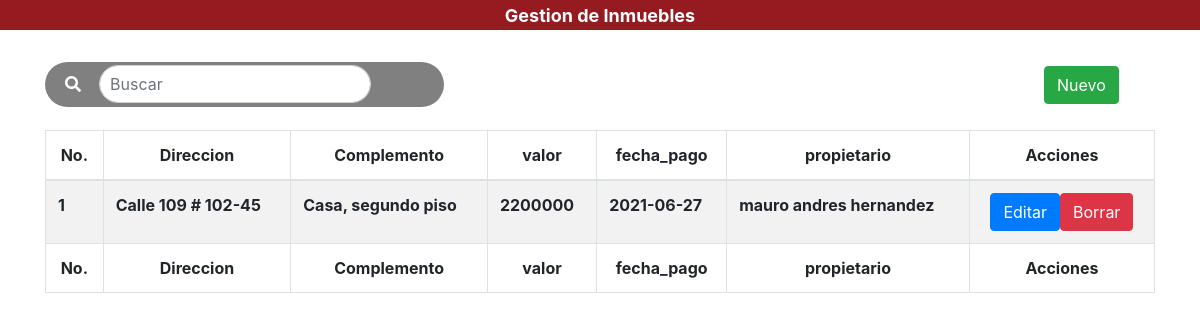
The page /SureManagment/vista/modulos/gestion_inmuebles/facturacion.php on the database its author committed.
### tables this page shows
CREATE TABLE `inmuebles_arriendo` (
  `id_inmueble` int(11) NOT NULL,
  `direccion` varchar(64) NOT NULL,
  `complemento` varchar(32) NOT NULL,
  `valor` bigint(20) NOT NULL,
  `fecha_pago` date NOT NULL,
  `id_propietario` int(11) DEFAULT NULL
);

CREATE TABLE `propietarios` (
  `id_propietario` int(11) NOT NULL,
  `nombres` varchar(64) NOT NULL,
  `apellidos` varchar(64) NOT NULL,
  `telefono` bigint(20) NOT NULL,
  `correo` varchar(64) NOT NULL
);

### SureManagment/vista/modulos/gestion_inmuebles/facturacion.php (the view, shortened to what this page needs)
<!doctype html>
<html lang="es">
  <head>
  </head>
  <body id="bodyp">
  <link rel='stylesheet' href='https://cdnjs.cloudflare.com/ajax/libs/font-awesome/5.12.1/css/all.min.css'>
    <link rel="stylesheet" href="../../../css/bootstrap.min.css">
    <link rel="stylesheet" href="../../../css/main.css">
    <link rel="stylesheet" type="text/css" href="../../../css/datatables.min.css"/>
    <link rel="stylesheet"  type="text/css" href="../../../css/dataTables.bootstrap4.min.css">
     <header>
         <h4 class="text-center text-light" style="background-color:#961b21;"><span style="background-color:rgba(0,0,0,0);" class="badge badge-danger">Gestion de Inmuebles</span></h4>
     </header>
    <br>
    <div class="container">
        <div class="row">
                <div class="col-lg-12">
                    <div class="table-responsive">
                    <div style="z-index:-1; position: absolute; width: 35%; height: 45px; border-radius:30px; background-color:grey;"></div><div class="buscarbtn" style="width:100%;background-color: rgba(68, 220, 38,0); display:inline-block; border-radius: 30px; padding-left: 20px; padding-right: 1px;"><i class="fas fa-search" style="color: white;"></i>&nbsp &nbsp <input placeholder="Buscar" style=" padding-left:10px;display: inline; border-radius: 30px; margin-top: 3px;margin-bottom: 3px; width: 100%; position: relative; margin-right: 1px;" class="form-control col-md-3 light-table-filter" data-table="order-table" id="searchh" type="text"></div> <br>
                    <div class="col-lg-12">
                          <button id="btnNuevo" type="button" class="btn btn-success" data-toggle="modal" style="position:absolute;left:90%;top:-40px;">Nuevo</button>
                    </div>
                    <br>
                        <table id="tablaPersonas" class="table table-striped table-bordered table-condensed order-table" style="width:100%">
                            <thead class="text-center">
                                <tr>
                                    <th>No.</th>
                                    <th>Direccion</th>
                                    <th>Complemento</th>
                                    <th>valor</th>
                                    <th>fecha_pago</th>
                                    <th>propietario</th>
                                    <th colspan="2">Acciones</th>
                                </tr>
                            </thead>
                                <?php
                                    $conn = mysqli_connect("localhost","root","","suremanagement");
                                    if ($conn -> connect_error){
                                        echo "Error en la conexion";
                                    }else{
                                        $consulta = mysqli_query($conn, "SELECT id_inmueble,direccion,complemento,valor,fecha_pago,nombres,apellidos,inmuebles_arriendo.doc_prop FROM inmuebles_arriendo INNER JOIN propietarios on inmuebles_arriendo.doc_prop = propietarios.doc_prop");
                                        while($reg = mysqli_fetch_array($consulta)){
                                            echo '<tr>
                                            <th>'.$reg['id_inmueble'].'</th>
                                            <th>'.$reg['direccion'].'</th>
                                            <th>'.$reg['complemento'].'</th>
                                            <th>'.$reg['valor'].'</th>
                                            <th>'.$reg['fecha_pago'].'</th>
                                            <th>'.$reg['nombres'].' '.$reg['apellidos'].'</th>
                                            <th><div class="text-center"><div class="btn-group"><form id="fused'.$reg['id_inmueble'].'"><input type="hidden" value="'.$reg['id_inmueble'].'"><input type="submit" value="Editar" class="btn btn-primary btnEditar" onclick="editus'.$reg['id_inmueble'].'()"></form><form id="fusel'.$reg['id_inmueble'].'"><input type="hidden" value="'.$reg['id_inmueble'].'"><input type="submit" onclick="delus'.$reg['id_inmueble'].'" value="Borrar"class="btn btn-danger btnBorrar"></div></form></div></th>
                                            </tr>';
                                        }
                                    }
                                ?>
                            <tfoot align="center">
                                <tr>
                                    <th>No.</th>
                                    <th>Direccion</th>
                                    <th>Complemento</th>
                                    <th>valor</th>
                                    <th>fecha_pago</th>
                                    <th>propietario</th>
                                    <th colspan="2">Acciones</th>
                                </tr>
                            </tfoot>
                       </table>
                    </div>
                </div>
        </div>
    </div>
<br>
<br>
  </body>
</html>

### SureManagment/css/main.css (style rules this page uses)
header { background:#007bff; }

### rows shown on the page
inmuebles_arriendo: id_inmueble "1", direccion "Calle 109 # 102-45", complemento "Casa, segundo piso", valor "2200000", fecha_pago "2021-06-27", doc_prop.nombres "mauro andres", doc_prop.apellidos "hernandez"
